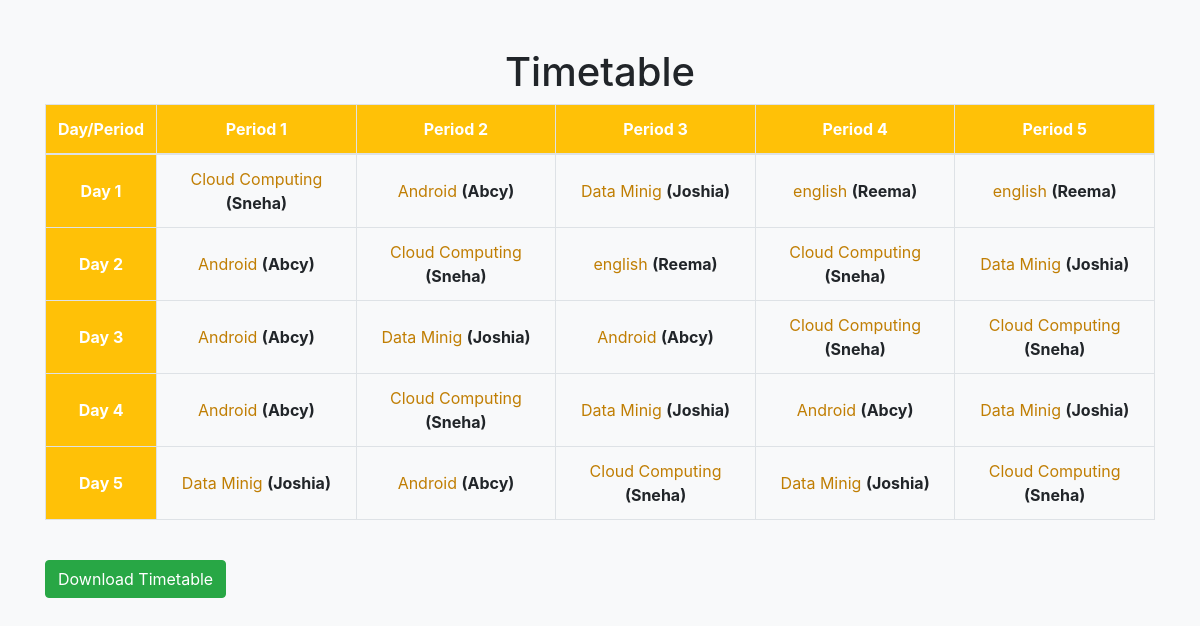
The app's page /generate_timetable (signed in) with its own data.
### timetable_app/models.py (models this page shows)
class Subject(models.Model):
    user = models.ForeignKey(User, on_delete=models.CASCADE, null=True, blank=True)
    name = models.CharField(max_length=100)

class Teacher(models.Model):
    user = models.ForeignKey(User, on_delete=models.CASCADE, null=True, blank=True)
    name = models.CharField(max_length=100)

### timetable_app/views.py (the view)
# urls.py: path('generate_timetable', views.generate_timetable, name='generate_timetable'),
def generate_timetable(request):
    userid = request.user.pk
    subjects = Subject.objects.filter(user=userid)
    teachers = Teacher.objects.filter(user=userid)
    total_subjects = len(subjects)
    max_subjects = 25  # Maximum number of subjects based on 5 days, 8 periods
    max_frequency = 25  # Maximum frequency based on 5 days
    if total_subjects > max_subjects:
        message = "Can't Generate: Exceeded maximum subjects count."
        return render(request, 'generate_timetable.html', {'message': message})
    total_frequency_count = sum(f.frequency for f in Frequency.objects.filter(user=userid))
    if total_frequency_count > max_frequency:
        message = "Can't Generate: Exceeded maximum frequency count."
        return render(request, 'generate_timetable.html', {'message': message})
    timetable = [[None] * 5 for _ in range(5)]  # 5 days, 8 periods
    subject_teacher_pairs = []
    for subject in subjects:
        frequencies = Frequency.objects.filter(subject=subject, user=userid)
        for frequency_instance in frequencies:
            subject_teacher_pairs.extend([(frequency_instance.subject, frequency_instance.teacher)] * frequency_instance.frequency)
    random.shuffle(subject_teacher_pairs)
    if len(subject_teacher_pairs) > (5 * 5):
        message = "Can't Generate: Exceeded timetable capacity with given subjects and frequencies."
        return render(request, 'generate_timetable.html', {'message': message})
    current_day = 0
    current_period = 0
    for subject, teacher in subject_teacher_pairs:
        if current_period >= 5:
            current_day += 1
            current_period = 0
        if current_day >= 5:
            break
        timetable[current_day][current_period] = {'subject': subject.name, 'teacher': teacher.name}
        current_period += 1
    return render(request, 'generate_timetable.html', {'timetable': timetable})

### timetable_app/templates/generate_timetable.html (shortened to what this page needs)
<!DOCTYPE html>
<html>
<head>
    <link rel="stylesheet" href="https://stackpath.bootstrapcdn.com/bootstrap/4.5.2/css/bootstrap.min.css">
</head>
<body>
    <div class="container mt-5">
        {% if message %}
        <h2>{{ message }}</h2>
        {% else %}
        <h1 class="text-center mb-2">Timetable</h1>
        <div class="table-responsive">
            <table class="table table-bordered">
                <thead>
                    <tr>
                        <th>Day/Period</th>
                        <th>Period 1</th>
                        <th>Period 2</th>
                        <th>Period 3</th>
                        <th>Period 4</th>
                        <th>Period 5</th>
                    </tr>
                </thead>
                <tbody>
                    {% for periods in timetable %}
                    <tr>
                        <td style="background-color: #ffc107; color:white;"><b>Day {{ forloop.counter }}</b></td>
                        {% for period in periods %}
                        <td><span style="color:rgb(192, 126, 3);">{{ period.subject }}</span>   <b>({{ period.teacher }})</b></td>
                        {% endfor %}
                    </tr>
                    {% endfor %}
                </tbody>
            </table>
        </div>
        {% endif %}
        <br>
        <button id="takeScreenshotBtn" class="btn btn-success">Download Timetable</button>
        <br>
        <br>
        <br>
    </div>
</body>
</html>

### timetable_app/templates/generate_timetable.html (style rules this page uses)
body { background-color: #f8f9fa; }
.table th, .table td { vertical-align: middle; text-align: center; }
.table th { background-color: #ffc107; color: #fff; }

### records on screen
Subject: subject "Cloud Computing" "Cloud Computing" "Cloud Computing" "Cloud Computing" "Cloud Computing" "Cloud Computing" "Cloud Computing" "Cloud Computing"
Teacher: teacher "Sneha" "Sneha" "Sneha" "Sneha" "Sneha" "Sneha" "Sneha" "Sneha"
Subject: subject "Android" "Android" "Android" "Android" "Android" "Android" "Android"
Teacher: teacher "Abcy" "Abcy" "Abcy" "Abcy" "Abcy" "Abcy" "Abcy"
Subject: subject "Data Minig" "Data Minig" "Data Minig" "Data Minig" "Data Minig" "Data Minig" "Data Minig"
Teacher: teacher "Joshia" "Joshia" "Joshia" "Joshia" "Joshia" "Joshia" "Joshia"
Subject: subject "english" "english" "english"
Teacher: teacher "Reema" "Reema" "Reema"
